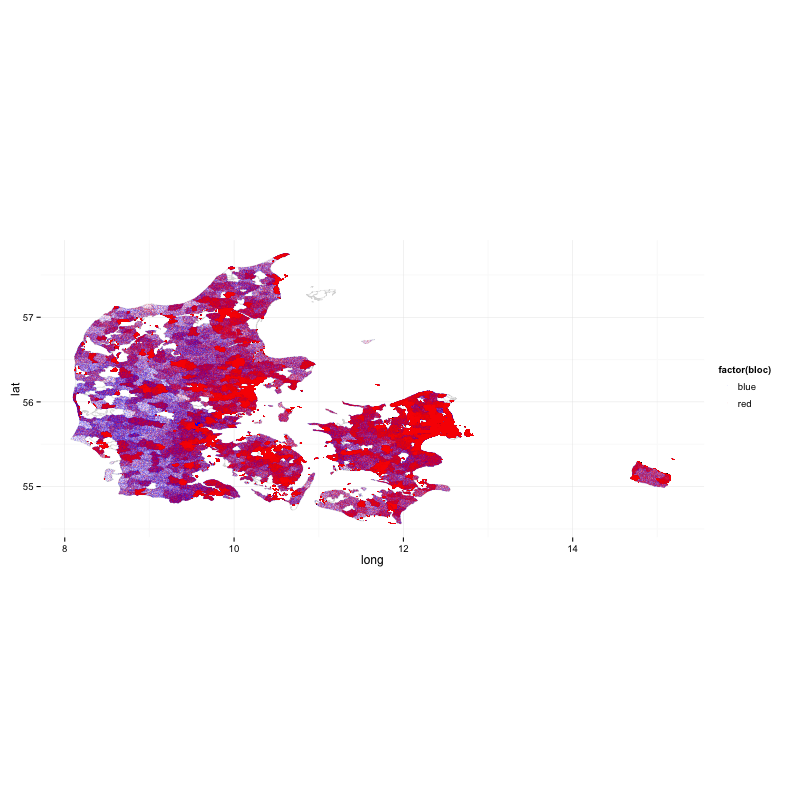

Reproduce this figure in R.
setwd("~/GitHub/fv15results")
require(ggplot2)
require(maptools)
require(ggmap)
require(sp)
require(rgdal) # requires sp, will use proj.4 if installed
require(maptools)
require(dplyr)

#read in map data
#dk<-readOGR(dsn="afstemningssteder",layer="afstemningssteder")
dk<-readOGR(dsn="shapefilesimple",layer="simpelt")

#prepare merge in data
dk.df<-data.frame(id=rownames(dk@data),opstilnav=dk@data$OpstilNav,afstemnav=dk@data$AfstemNav)

require(stringr)
dk.df$opst2<-dk.df$opstilnav %>%
  str_to_lower() %>%
  str_replace_all(.,"[0-9]","") %>%
  str_replace_all(.,"\\.","") %>%
  str_replace_all(.,"æ","ae") %>%
  str_replace_all(.,"ø","oe") %>%
  str_replace_all(.,"å","aa") %>%
  str_trim()

dk.df$afst2<-dk.df$afstemnav %>%
  str_to_lower() %>%
  str_replace_all(.,"[0-9]","") %>%
  str_replace_all(.,"\\.","") %>%
  str_replace_all(.,"æ","ae") %>%
  str_replace_all(.,"ø","oe") %>%
  str_replace_all(.,"å","aa") %>%
  str_trim()

#get 2015 data
#FV15
afstemres<-read.csv("valgresultat2015.csv",header=T,sep="\t",quote="\"")

afstemres$opst2<-afstemres$Opstillingskreds %>%
  str_to_lower() %>%
  str_replace_all(.,"[0-9]","") %>%
  str_replace_all(.,"\\.","") %>%
  str_replace_all(.,"æ","ae") %>%
  str_replace_all(.,"ø","oe") %>%
  str_replace_all(.,"å","aa") %>%
  str_trim()

afstemres$afst2<-afstemres$Afstemningsområde %>%
  str_to_lower() %>%
  str_replace_all(.,"[0-9]","") %>%
  str_replace_all(.,"\\.","") %>%
  str_replace_all(.,"æ","ae") %>%
  str_replace_all(.,"ø","oe") %>%
  str_replace_all(.,"å","aa") %>%
  str_trim()

afstemresr<-afstemres %>%
  mutate(avotes=A,
         vvotes=V,
         ovotes=O,
         redvotes=A+B+F+Ø+Å,
         bluevotes=C+I+K+O+V,
         redshare=redvotes/(redvotes+bluevotes)) %>%
  select(opst2,afst2,avotes,vvotes,ovotes,redvotes,bluevotes,redshare)

#check which districts are mismatched
dkmerged<-merge(dk.df,afstemresr,by=c("opst2","afst2"),all.x=T,all.y=T)
dkmerged<-subset(dkmerged, is.na(afstemnav) | is.na(redvotes))

dkmerged$afst2 %>%
  table() %>%
  as.data.frame() %>%
  arrange(desc(Freq)) %>%
  head(.,6)

#fix obvious mismatches
afstemresr$afst2<-afstemresr$afst2 %>%
  gsub("laesoe","byrum",.) %>%
  gsub("boelgen","bolgen",.) %>%
  gsub("mou hotel","mou - hallen",.) %>%
  gsub("loenborg,vostrup","loenborg",.) %>%
  gsub("raekker moelle","rk moelle",.) %>%
  gsub("vorgod-barde","vorgod",.) %>%
  gsub("oester hoejst","oe hoejst",.) %>%
  gsub("eggeslevmagle forsamlingshus","konfirmandstuen eggeslevmagle",.) %>%
  gsub("buskelund","buskelundskolen",.) %>%
  gsub("vodskov kultur &amp; idraetscenter","vodskov hallen",.) %>%
  gsub("gughallen","gug skole",.) %>%
  gsub("vejgaardhallen","vejgaard - hallen",.) %>%
  gsub("nibe hallen","nibe skole",.) %>%
  gsub("vejlby risskov hallen","vejlby-risskov hallen",.) %>%
  gsub("bispebjerg","utterslev",.) %>%
  gsub("grenaa idraetscenter","kattegatskolen",.) %>%
  gsub("saedding","saedding skole",.) %>%
  gsub("bryndum","bryndum skole",.) %>%
  gsub("hjerting","hjerting skole",.) %>%
  gsub("skads","skads skole",.) %>%
  gsub("tjaereborg","tjaereborg fritidscenter",.) %>%
  gsub("faaborg","faaborg oest",.) %>%
  gsub("administrationsbygningen, esp","administrationsbygningen mordrupvej",.) %>%
  gsub("helsingoer hallen","helngoer hallen",.) %>%
  gsub("kvistgaard idraetsanlaeg","kvistgaards idraetsanlaeg",.) %>%
  gsub("laden, gl vapnagaard","laden, glvapnagaard",.) %>%
  gsub("montebello, gurrevej","montebello",.) %>%
  gsub("hjoerring - centrum","hjoerring-centrum",.) %>%
  gsub("hjoerring - nord","hjoerring-nord",.) %>%
  gsub("hjoerring - syd","hjoerring-syd",.) %>%
  gsub("hjoerring - vest","hjoerring-vest",.) %>%
  gsub("hoejvangen","hoejvang",.) %>%
  gsub("avedoere idraetscenter","avedoere bibliotek",.) %>%
  gsub("nakskov idraetscenter","nakskov",.) %>%
  gsub("fjordager hallen","fjordager-hallen",.) %>%
  gsub("fks-hallen","sanderumhallen",.) %>%
  gsub("kroggaardskolen","kroggaardsskolen",.) %>%
  gsub("paarup hallen","paarup forsamlingshus",.) %>%
  gsub("ringkoebing","ringkoebing by",.) %>%
  gsub("jysk arena","silkeborghallerne",.)
  
#check which districts are mismatched
dkmerged<-merge(dk.df,afstemresr,by=c("opst2","afst2"),all.x=T,all.y=T)
dkmerged<-subset(dkmerged, is.na(afstemnav) | is.na(redvotes))

#set votes in unidentified places to zero
dk$avotes<-0
dk$vvotes<-0
dk$ovotes<-0
dk$bluevotes<-0
dk$redvotes<-0

dk$opst2<-dk$OpstilNav %>%
  str_to_lower() %>%
  str_replace_all(.,"[0-9]","") %>%
  str_replace_all(.,"\\.","") %>%
  str_replace_all(.,"æ","ae") %>%
  str_replace_all(.,"ø","oe") %>%
  str_replace_all(.,"å","aa") %>%
  str_trim()

dk$afst2<-dk$AfstemNav %>%
  str_to_lower() %>%
  str_replace_all(.,"[0-9]","") %>%
  str_replace_all(.,"\\.","") %>%
  str_replace_all(.,"æ","ae") %>%
  str_replace_all(.,"ø","oe") %>%
  str_replace_all(.,"å","aa") %>%
  str_trim()

#manual matching
for (i in 1:nrow(dk)){
  knownavotes<-subset(afstemresr,opst2==dk$opst2[i] & afst2==dk$afst2[i])$avotes
  knownvvotes<-subset(afstemresr,opst2==dk$opst2[i] & afst2==dk$afst2[i])$vvotes
  knownovotes<-subset(afstemresr,opst2==dk$opst2[i] & afst2==dk$afst2[i])$ovotes
  knownbluevotes<-subset(afstemresr,opst2==dk$opst2[i] & afst2==dk$afst2[i])$bluevotes
  knownredvotes<-subset(afstemresr,opst2==dk$opst2[i] & afst2==dk$afst2[i])$redvotes

  if (length(knownavotes)>0){
    dk$avotes[i]<-knownavotes
  }
  if (length(knownvvotes)>0){
    dk$vvotes[i]<-knownvvotes
  }
  if (length(knownovotes)>0){
    dk$ovotes[i]<-knownovotes
  }
  if (length(knownbluevotes)>0){
    dk$bluevotes[i]<-knownbluevotes
  }
  if (length(knownredvotes)>0){
    dk$redvotes[i]<-knownredvotes
  }
}

dka<-dotsInPolys(dk,dk$avotes)
dka$party="firebrick4"
dkv<-dotsInPolys(dk,dk$vvotes)
dkv$party="dodgerblue2"
dko<-dotsInPolys(dk,dk$ovotes)
dko$party="gold1"

dkb<-dotsInPolys(dk,dk$bluevotes)
dkb$bloc="blue"
dkr<-dotsInPolys(dk,dk$redvotes)
dkr$bloc="red"

#combine
dkall<-spRbind(dkr,dkb)

dkavo<-spRbind(dka,dkv)
dkavo<-spRbind(dkavo,dko)

head(dkall)

# extract the dataframe for ggplot
#bloc.df <- data.frame(coordinates(dkall)[,1:2], bloc=dkall$bloc)
bloc.df <- data.frame(coordinates(dkavo)[,1:2], party=dkavo$party)

#scramble rows
scramble <- function(x) x[sample(nrow(x)), sample(ncol(x))]
bloc.df<-scramble(bloc.df)

#fortify base map
dk.fort<-fortify(dk)

bmap<-ggplot(subset(dk.fort,long<13), aes(x = long, y = lat)) + 
  geom_polygon(aes(group = group), colour = I("grey65"), size=0.2, fill = "grey85") + 
  coord_equal() +
  theme_minimal() +
  theme(panel.grid.minor=element_blank(), panel.grid.major=element_blank()) + 
  theme(axis.ticks = element_blank(), axis.text.x = element_blank(), axis.text.y = element_blank()) + 
  theme(panel.border = element_blank()) +
  xlab("") +
  ylab("")

bmap

bloc.df_samp<-bloc.df[sample(1:nrow(bloc.df),680000,replace=F),]

dotmap<-bmap +
  geom_point(data=subset(bloc.df,x<13), aes(x=x,y=y, colour = party), size=0.4,alpha=.5) + 
  scale_colour_manual(values=c("dodgerblue2","firebrick3","gold1")) +
  theme_minimal() +
  theme(panel.grid.minor=element_blank(), panel.grid.major=element_blank()) + 
  theme(axis.ticks = element_blank(), axis.text.x = element_blank(), axis.text.y = element_blank()) + 
  theme(panel.border = element_blank())


pdf(file="dotmap.pdf",width=16,height=12)
dotmap
dev.off()

## chloropleth map

#merge in
dz<-merge(dk.df,afstemresr,by=c("opst2","afst2"))
dz<-merge(dk.fort,dz,by="id", sort = FALSE)
dz<-dz[order(dz$id,dz$order),] 
head(dz)

ggplot(subset(dz,long<13),aes(long,lat,group=group,fill=redshare)) + 
  #  geom_path(color="#dddddd") +
  geom_polygon() +  
  coord_fixed() +
  theme_minimal() +
  xlab("") +
  ylab("") +
  theme(panel.grid.minor=element_blank(), panel.grid.major=element_blank()) + 
  theme(axis.ticks = element_blank(), axis.text.x = element_blank(), axis.text.y = element_blank()) + 
  theme(panel.border = element_blank()) + 
  theme(legend.title = element_text(size=9),legend.text = element_text(size=9)) +
  scale_fill_gradientn("Red bloc \n vote share",colours=c("dark blue","red"))

ggsave("fv15map.png",width=15,height=10)


###### OLD STUFF


# 
# #fortify map data
# dk.fort<-fortify(dk)
# 


    
#set votes to 0 if missing
dk@data$redvotes[is.na(dk@data$redvotes)]<-0
dk@data$bluevotes[is.na(dk@data$bluevotes)]<-0


# FUNCTION TO REMOVE NA's IN sp DataFrame OBJECT
#   x           sp spatial DataFrame object
#   margin      Remove rows (1) or columns (2) 
sp.na.omit <- function(x, margin=1) {
  if (!inherits(x, "SpatialPointsDataFrame") & !inherits(x, "SpatialPolygonsDataFrame")) 
    stop("MUST BE sp SpatialPointsDataFrame OR SpatialPolygonsDataFrame CLASS OBJECT") 
  na.index <- unique(as.data.frame(which(is.na(x@data),arr.ind=TRUE))[,margin])
  if(margin == 1) {  
    cat("DELETING ROWS: ", na.index, "\n") 
    return( x[-na.index,]  ) 
  }
  if(margin == 2) {  
    cat("DELETING COLUMNS: ", na.index, "\n") 
    return( x[,-na.index]  ) 
  }
}

# # DELETE NA's IN meuse AND SHOW CHANGE IN dim
# dkr<-sp.na.omit(dk)
# dim(dk)
# dim(dkr)

length(dk)
length(dk$bluevotes)

#get dots
dkb<-dotsInPolys(dk,dk$bluevotes)

as.integer(dk$bluevotes)

# #fortify map data
# dk.fort<-fortify(dk)
# dz<-merge(dk.fort,dk.df2,by="id", sort = FALSE)
# dz<-dz[order(dz$id,dz$order),] #reordering - very important
# 



row.names(dkr@data)

length(dkr@polygons)

names(dkr)

str(dkr)[[1]]
